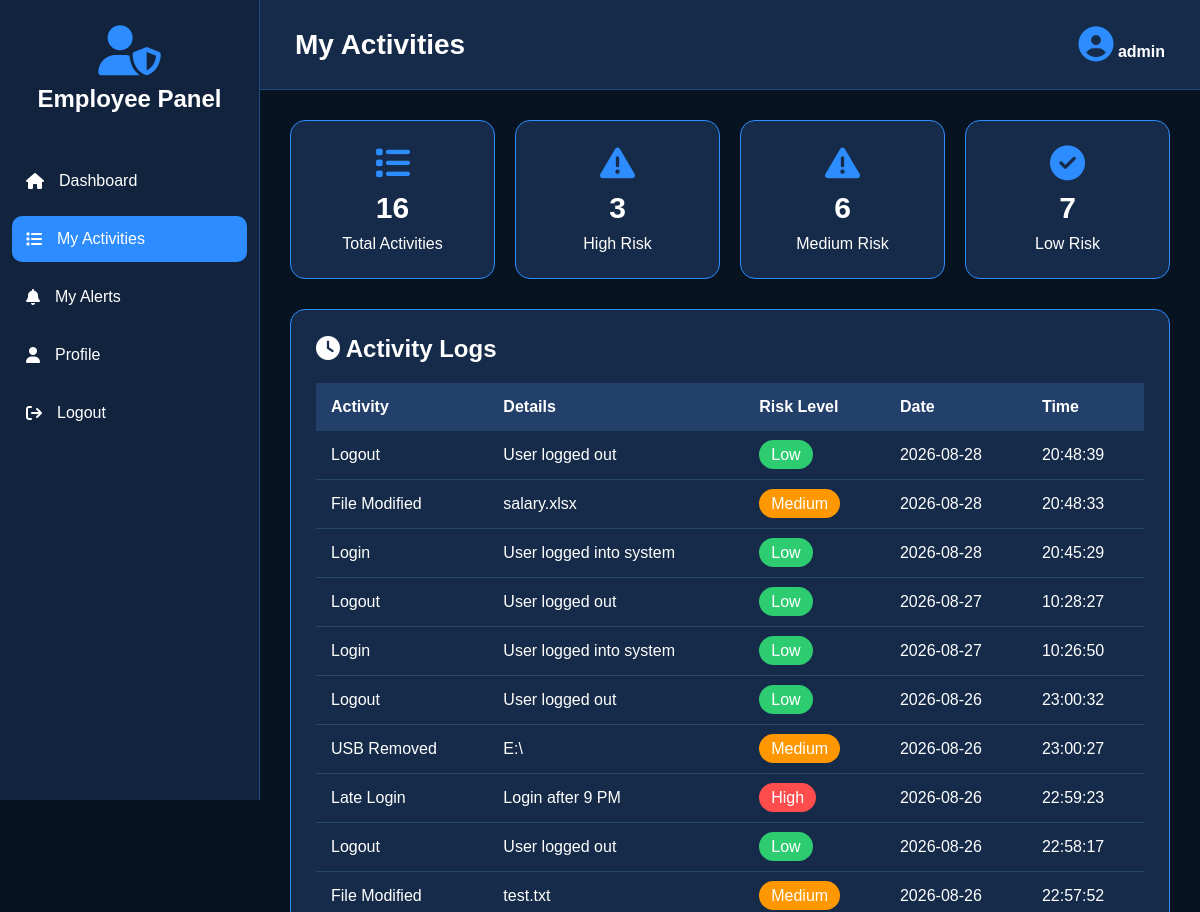
Page /employee_activity (signed in, upper part) on the earlier database version.
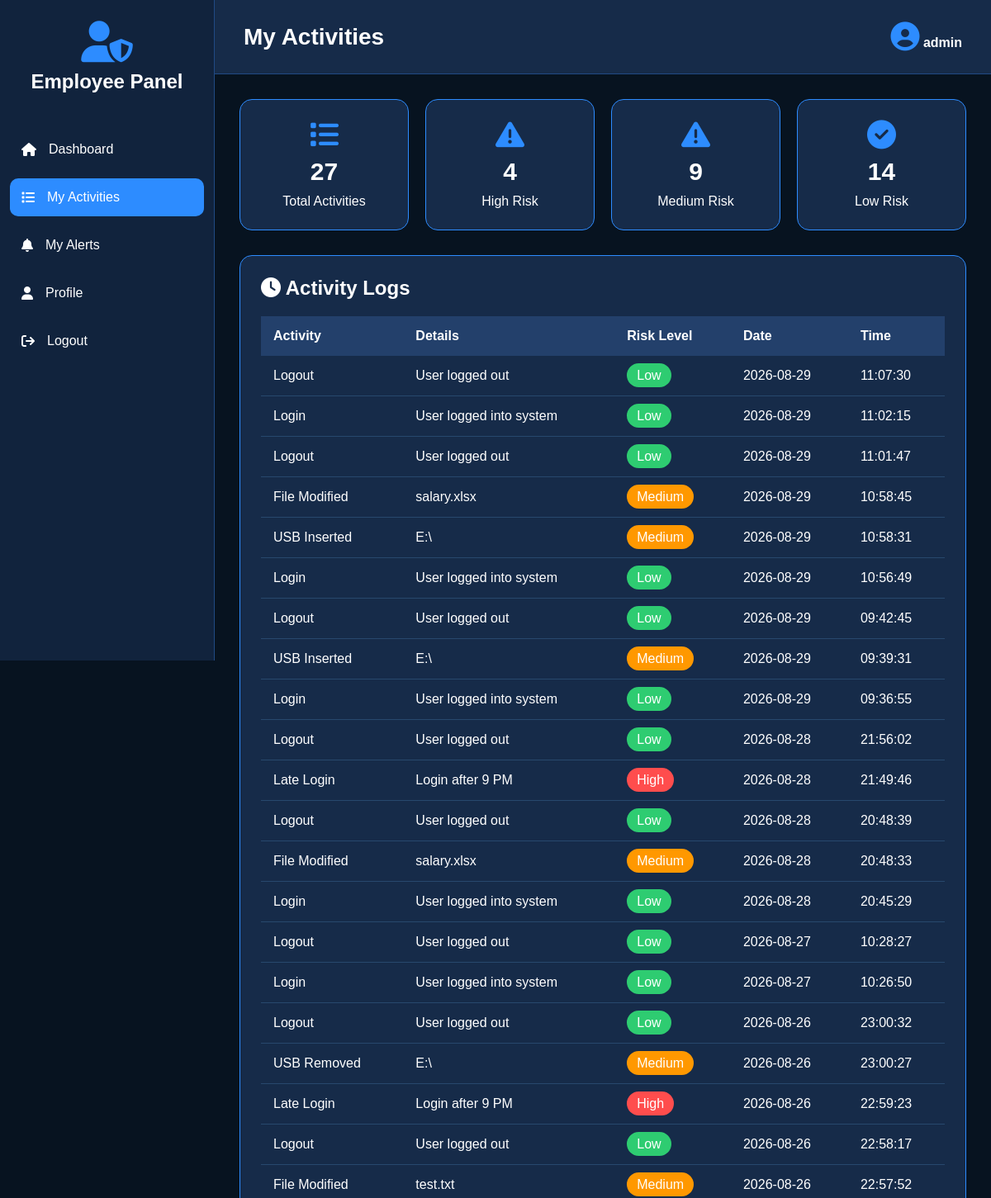
Same page on the later database version.
### tables this page shows
CREATE TABLE activity_logs (
        id INTEGER PRIMARY KEY AUTOINCREMENT,
        username TEXT,
        activity TEXT,
        details TEXT,
        risk_level TEXT,
        date TEXT,
        time TEXT
    );

### app.py (the view)
@app.route("/employee_activity")
def employee_activity():
    if not login_required():
        return redirect("/")
    username = session["username"]
    conn = get_db()
    rows = conn.execute("""
        SELECT * FROM activity_logs
        WHERE username=? ORDER BY id DESC
    """, (username,)).fetchall()
    conn.close()
    return render_template(
        "employee_activity.html",
        username=username,
        activities=rows,
        total=len(rows),
        high=sum(x["risk_level"] == "High" for x in rows),
        medium=sum(x["risk_level"] == "Medium" for x in rows),
        low=sum(x["risk_level"] == "Low" for x in rows)
    )

### app.py (called while the page is built)
def login_required():
    return "username" in session

### database.py (called while the page is built)
def get_db():
    conn = sqlite3.connect(DATABASE)
    conn.row_factory = sqlite3.Row
    return conn

### templates/employee_activity.html (shortened to what this page needs)
<!DOCTYPE html>
<html lang="en">
<head>
<link rel="stylesheet"
href="https://cdnjs.cloudflare.com/ajax/libs/font-awesome/6.5.2/css/all.min.css">
</head>
<body>
<div class="sidebar">
<div class="logo">
<i class="fa-solid fa-user-shield"></i>
<h2>Employee Panel</h2>
</div>
<ul>
<li>
<a href="/employee_dashboard">
<i class="fa fa-home"></i>
<span>Dashboard</span>
</a>
</li>
<li>
<a href="/employee_activity" class="active">
<i class="fa fa-list"></i>
<span>My Activities</span>
</a>
</li>
<li>
<a href="/employee_alerts">
<i class="fa fa-bell"></i>
<span>My Alerts</span>
</a>
</li>
<li>
<a href="/employee_profile">
<i class="fa fa-user"></i>
<span>Profile</span>
</a>
</li>
<li>
<a href="/logout">
<i class="fa fa-sign-out"></i>
<span>Logout</span>
</a>
</li>
</ul>
</div>
<div class="main">
<div class="header">
<h1>
My Activities
</h1>
<div class="profile">
<i class="fa fa-circle-user"></i>
<b>{{username}}</b>
</div>
</div>
<div class="content">
<div class="cards">
<div class="card">
<i class="fa fa-list"></i>
<h2>{{total}}</h2>
<p>Total Activities</p>
</div>
<div class="card">
<i class="fa fa-triangle-exclamation"></i>
<h2>{{high}}</h2>
<p>High Risk</p>
</div>
<div class="card">
<i class="fa fa-warning"></i>
<h2>{{medium}}</h2>
<p>Medium Risk</p>
</div>
<div class="card">
<i class="fa fa-check-circle"></i>
<h2>{{low}}</h2>
<p>Low Risk</p>
</div>
</div>
<div class="box">
<h2 style="margin-bottom:20px;">
<i class="fa fa-clock"></i>
Activity Logs
</h2>
<div style="overflow-x:auto;">
<table>
<tr>
<th>Activity</th>
<th>Details</th>
<th>Risk Level</th>
<th>Date</th>
<th>Time</th>
</tr>
{% for activity in activities %}
<tr>
<td>{{activity.activity}}</td>
<td>{{activity.details}}</td>
<td>
{% if activity.risk_level=="High" %}
<span class="risk-high">
High
</span>
{% elif activity.risk_level=="Medium" %}
<span class="risk-medium">
Medium
</span>
{% else %}
<span class="risk-low">
Low
</span>
{% endif %}
</td>
<td>{{activity.date}}</td>
<td>{{activity.time}}</td>
</tr>
{% endfor %}
</table>
</div>
</div>
</div>
</div>
</body>
</html>

Differences in the rows shown:
added activity_logs: activity "Logout", details "User logged out", risk_level "Low", date "2026-08-29", time "11:07:30"
added activity_logs: activity "Login", details "User logged into system", risk_level "Low", date "2026-08-29", time "11:02:15"
added activity_logs: activity "Logout", details "User logged out", risk_level "Low", date "2026-08-29", time "11:01:47"
added activity_logs: activity "File Modified", details "salary.xlsx", risk_level "Medium", date "2026-08-29", time "10:58:45"
added activity_logs: activity "USB Inserted", details "E:\\", risk_level "Medium", date "2026-08-29", time "10:58:31"
added activity_logs: activity "Login", details "User logged into system", risk_level "Low", date "2026-08-29", time "10:56:49"
added activity_logs: activity "Logout", details "User logged out", risk_level "Low", date "2026-08-29", time "09:42:45"
added activity_logs: activity "USB Inserted", details "E:\\", risk_level "Medium", date "2026-08-29", time "09:39:31"
added activity_logs: activity "Login", details "User logged into system", risk_level "Low", date "2026-08-29", time "09:36:55"
added activity_logs: activity "Logout", details "User logged out", risk_level "Low", date "2026-08-28", time "21:56:02"
added activity_logs: activity "Late Login", details "Login after 9 PM", risk_level "High", date "2026-08-28", time "21:49:46"
Other differences:
{{ total }}: "16" → "27"
{{ high }}: "3" → "4"
{{ medium }}: "6" → "9"
{{ low }}: "7" → "14"
